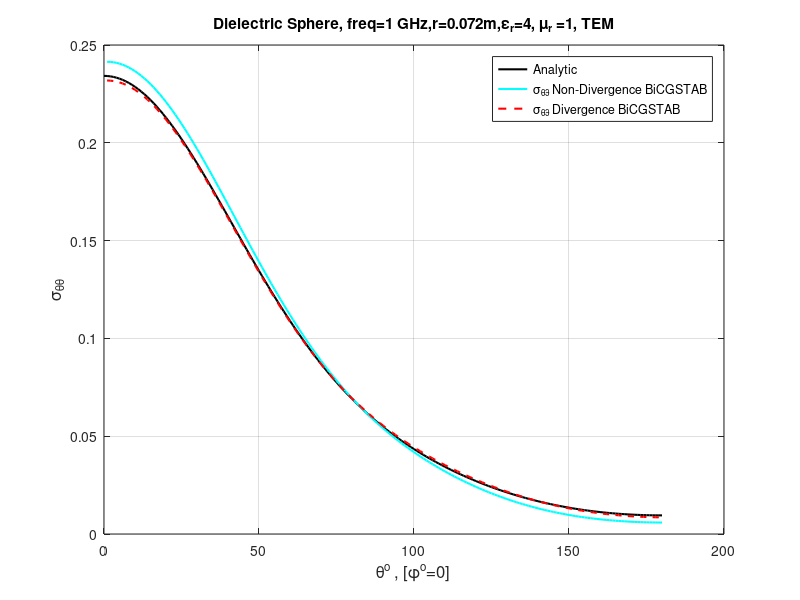

This figure's MATLAB source:
clc; clear all; close all;

figure(1);

ydata=[ 0.234213  0.234156  0.233986  0.233702  0.233306  0.232799  0.232180  0.231452  0.230615  0.229671  0.228622  0.227470  0.226216  0.224863  0.223414  0.221871  0.220236  0.218513  0.216705  0.214814  0.212843  0.210797  0.208678  0.206491  0.204238  0.201922  0.199549  0.197121  0.194643  0.192117  0.189548  0.186939  0.184295  0.181618  0.178914  0.176184  0.173433  0.170665  0.167882  0.165089  0.162289  0.159484  0.156679  0.153875  0.151077  0.148287  0.145507  0.142741  0.139990  0.137258  0.134546  0.131857  0.129193  0.126555  0.123946  0.121367  0.118819  0.116304  0.113823  0.111378  0.108968  0.106597  0.104263  0.101968  0.099712  0.097496  0.095320  0.093185  0.091091  0.089037  0.087023  0.085051  0.083119  0.081227  0.079375  0.077563  0.075790  0.074056  0.072360  0.070702  0.069082  0.067498  0.065949  0.064437  0.062958  0.061514  0.060103  0.058724  0.057377  0.056061  0.054775  0.053518  0.052291  0.051091  0.049919  0.048773  0.047653  0.046558  0.045488  0.044442  0.043419  0.042418  0.041440  0.040483  0.039547  0.038632  0.037736  0.036860  0.036003  0.035164  0.034344  0.033541  0.032755  0.031987  0.031235  0.030499  0.029780  0.029076  0.028387  0.027714  0.027056  0.026412  0.025783  0.025169  0.024568  0.023982  0.023409  0.022850  0.022304  0.021772  0.021253  0.020747  0.020254  0.019774  0.019306  0.018851  0.018409  0.017979  0.017561  0.017155  0.016761  0.016379  0.016009  0.015650  0.015303  0.014967  0.014643  0.014330  0.014027  0.013736  0.013456  0.013186  0.012927  0.012678  0.012440  0.012212  0.011993  0.011785  0.011587  0.011399  0.011220  0.011050  0.010890  0.010740  0.010598  0.010466  0.010343  0.010228  0.010123  0.010026  0.009938  0.009858  0.009787  0.009725  0.009671  0.009625  0.009588  0.009559  0.009538  0.009526  0.009525 ];
xdata=[ 0.000057  1.000000  2.000000  3.000000  4.000000  5.000000  6.000000  7.000000  8.000000  9.000000  10.000000  11.000000  12.000000  13.000000  14.000000  15.000000  16.000000  17.000000  18.000000  19.000000  20.000000  21.000000  22.000000  23.000000  24.000000  25.000000  26.000000  27.000000  28.000000  29.000000  30.000000  31.000000  32.000000  33.000000  34.000000  35.000000  36.000000  37.000000  38.000000  39.000000  40.000000  41.000000  42.000000  43.000000  44.000000  45.000000  46.000000  47.000000  48.000000  49.000000  50.000000  51.000000  52.000000  53.000000  54.000000  55.000000  56.000000  57.000000  58.000000  59.000000  60.000000  61.000000  62.000000  63.000000  64.000000  65.000000  66.000000  67.000000  68.000000  69.000000  70.000000  71.000000  72.000000  73.000000  74.000000  75.000000  76.000000  77.000000  78.000000  79.000000  80.000000  81.000000  82.000000  83.000000  84.000000  85.000000  86.000000  87.000000  88.000000  89.000000  90.000000  91.000000  92.000000  93.000000  94.000000  95.000000  96.000000  97.000000  98.000000  99.000000  100.000000  101.000000  102.000000  103.000000  104.000000  105.000000  106.000000  107.000000  108.000000  109.000000  110.000000  111.000000  112.000000  113.000000  114.000000  115.000000  116.000000  117.000000  118.000000  119.000000  120.000000  121.000000  122.000000  123.000000  124.000000  125.000000  126.000000  127.000000  128.000000  129.000000  130.000000  131.000000  132.000000  133.000000  134.000000  135.000000  136.000000  137.000000  138.000000  139.000000  140.000000  141.000000  142.000000  143.000000  144.000000  145.000000  146.000000  147.000000  148.000000  149.000000  150.000000  151.000000  152.000000  153.000000  154.000000  155.000000  156.000000  157.000000  158.000000  159.000000  160.000000  161.000000  162.000000  163.000000  164.000000  165.000000  166.000000  167.000000  168.000000  169.000000  170.000000  171.000000  172.000000  173.000000  174.000000  175.000000  176.000000  177.000000  178.000000  179.000000  179.999943 ];

H = zeros(3,1);

H(1) = plot(xdata,ydata,'k-','linewidth',1.5,'DisplayName','Analytic'); 
hold on; grid on;
xlabel('\theta^o , [\phi^o=0]','FontSize',12);
ylabel('\sigma_{\theta\theta}','FontSize',12);
title('Dielectric Sphere, freq=1 GHz,r=0.072m,\epsilon_{r}=4, \mu_{r} =1, TEM');

% Divergence Not Enforced with BiGCSTAB for TEM

stt1 = [ 
 1  0.24142505E+00
    2  0.24136570E+00
    3  0.24118663E+00
    4  0.24088661E+00
    5  0.24046744E+00
    6  0.23992911E+00
    7  0.23927376E+00
    8  0.23850232E+00
    9  0.23761514E+00
   10  0.23661564E+00
   11  0.23550436E+00
   12  0.23428299E+00
   13  0.23295566E+00
   14  0.23152243E+00
   15  0.22998811E+00
   16  0.22835347E+00
   17  0.22662327E+00
   18  0.22479822E+00
   19  0.22288457E+00
   20  0.22088344E+00
   21  0.21879900E+00
   22  0.21663551E+00
   23  0.21439476E+00
   24  0.21208091E+00
   25  0.20969906E+00
   26  0.20725250E+00
   27  0.20474476E+00
   28  0.20217997E+00
   29  0.19956216E+00
   30  0.19689594E+00
   31  0.19418365E+00
   32  0.19143136E+00
   33  0.18864086E+00
   34  0.18581796E+00
   35  0.18296634E+00
   36  0.18008928E+00
   37  0.17719062E+00
   38  0.17427351E+00
   39  0.17134270E+00
   40  0.16840102E+00
   41  0.16545302E+00
   42  0.16250157E+00
   43  0.15955007E+00
   44  0.15660113E+00
   45  0.15365864E+00
   46  0.15072523E+00
   47  0.14780313E+00
   48  0.14489722E+00
   49  0.14200790E+00
   50  0.13913836E+00
   51  0.13629143E+00
   52  0.13346887E+00
   53  0.13067308E+00
   54  0.12790509E+00
   55  0.12516834E+00
   56  0.12246320E+00
   57  0.11979180E+00
   58  0.11715609E+00
   59  0.11455598E+00
   60  0.11199328E+00
   61  0.10946982E+00
   62  0.10698532E+00
   63  0.10454141E+00
   64  0.10213771E+00
   65  0.99776715E-01
   66  0.97456552E-01
   67  0.95179096E-01
   68  0.92944391E-01
   69  0.90751901E-01
   70  0.88602245E-01
   71  0.86495899E-01
   72  0.84431611E-01
   73  0.82410052E-01
   74  0.80430076E-01
   75  0.78492202E-01
   76  0.76595657E-01
   77  0.74740261E-01
   78  0.72925247E-01
   79  0.71149789E-01
   80  0.69413401E-01
   81  0.67716055E-01
   82  0.66056557E-01
   83  0.64434700E-01
   84  0.62848985E-01
   85  0.61298773E-01
   86  0.59783667E-01
   87  0.58303047E-01
   88  0.56855842E-01
   89  0.55441454E-01
   90  0.54059010E-01
   91  0.52707482E-01
   92  0.51386181E-01
   93  0.50094336E-01
   94  0.48831664E-01
   95  0.47597054E-01
   96  0.46389569E-01
   97  0.45208596E-01
   98  0.44054184E-01
   99  0.42924408E-01
  100  0.41819114E-01
  101  0.40738460E-01
  102  0.39680708E-01
  103  0.38645968E-01
  104  0.37633348E-01
  105  0.36642537E-01
  106  0.35672951E-01
  107  0.34723926E-01
  108  0.33795562E-01
  109  0.32886907E-01
  110  0.31997606E-01
  111  0.31127449E-01
  112  0.30276138E-01
  113  0.29443042E-01
  114  0.28628360E-01
  115  0.27831314E-01
  116  0.27051691E-01
  117  0.26289556E-01
  118  0.25544401E-01
  119  0.24816103E-01
  120  0.24104405E-01
  121  0.23409005E-01
  122  0.22730067E-01
  123  0.22067178E-01
  124  0.21420233E-01
  125  0.20789128E-01
  126  0.20173458E-01
  127  0.19573435E-01
  128  0.18988818E-01
  129  0.18419379E-01
  130  0.17865175E-01
  131  0.17325902E-01
  132  0.16801260E-01
  133  0.16291540E-01
  134  0.15796309E-01
  135  0.15315643E-01
  136  0.14849351E-01
  137  0.14397180E-01
  138  0.13959173E-01
  139  0.13534818E-01
  140  0.13124382E-01
  141  0.12727595E-01
  142  0.12343981E-01
  143  0.11973853E-01
  144  0.11616778E-01
  145  0.11272533E-01
  146  0.10941096E-01
  147  0.10622214E-01
  148  0.10315591E-01
  149  0.10021263E-01
  150  0.97387526E-02
  151  0.94680283E-02
  152  0.92089623E-02
  153  0.89611150E-02
  154  0.87244585E-02
  155  0.84986920E-02
  156  0.82836226E-02
  157  0.80790687E-02
  158  0.78848060E-02
  159  0.77008121E-02
  160  0.75265518E-02
  161  0.73619424E-02
  162  0.72069317E-02
  163  0.70610768E-02
  164  0.69243214E-02
  165  0.67966394E-02
  166  0.66776504E-02
  167  0.65672472E-02
  168  0.64651859E-02
  169  0.63714352E-02
  170  0.62858020E-02
  171  0.62081451E-02
  172  0.61384495E-02
  173  0.60763657E-02
  174  0.60220114E-02
  175  0.59751924E-02
  176  0.59358296E-02
  177  0.59039756E-02
  178  0.58793784E-02
  179  0.58621317E-02
  180  0.58522574E-02
  181  0.58494471E-02
  182  0.58539221E-02
  183  0.58657280E-02
  184  0.58847871E-02
  185  0.59111491E-02
  186  0.59449403E-02
  187  0.59860912E-02
  188  0.60347449E-02
  189  0.60908198E-02
  190  0.61547165E-02
  191  0.62262826E-02
  192  0.63057342E-02
  193  0.63931723E-02
  194  0.64886319E-02
  195  0.65924600E-02
  196  0.67046606E-02
  197  0.68254103E-02
  198  0.69549754E-02
  199  0.70933457E-02
  200  0.72409287E-02
  201  0.73976903E-02
  202  0.75639817E-02
  203  0.77398461E-02
  204  0.79256687E-02
  205  0.81214234E-02
  206  0.83275400E-02
  207  0.85441861E-02
  208  0.87714605E-02
  209  0.90095811E-02
  210  0.92588048E-02
  211  0.95193563E-02
  212  0.97913668E-02
  213  0.10075094E-01
  214  0.10370764E-01
  215  0.10678394E-01
  216  0.10998356E-01
  217  0.11330837E-01
  218  0.11675897E-01
  219  0.12033796E-01
  220  0.12404669E-01
  221  0.12788740E-01
  222  0.13186074E-01
  223  0.13597029E-01
  224  0.14021402E-01
  225  0.14459815E-01
  226  0.14911954E-01
  227  0.15378275E-01
  228  0.15858645E-01
  229  0.16353562E-01
  230  0.16862534E-01
  231  0.17386565E-01
  232  0.17924918E-01
  233  0.18478358E-01
  234  0.19046696E-01
  235  0.19629946E-01
  236  0.20228779E-01
  237  0.20842664E-01
  238  0.21472313E-01
  239  0.22117384E-01
  240  0.22778185E-01
  241  0.23455082E-01
  242  0.24148082E-01
  243  0.24857407E-01
  244  0.25583107E-01
  245  0.26325705E-01
  246  0.27085252E-01
  247  0.27861707E-01
  248  0.28655715E-01
  249  0.29467475E-01
  250  0.30297300E-01
  251  0.31145187E-01
  252  0.32011975E-01
  253  0.32897659E-01
  254  0.33802811E-01
  255  0.34727678E-01
  256  0.35672888E-01
  257  0.36638696E-01
  258  0.37625786E-01
  259  0.38634472E-01
  260  0.39665658E-01
  261  0.40719274E-01
  262  0.41796617E-01
  263  0.42897549E-01
  264  0.44023320E-01
  265  0.45174304E-01
  266  0.46351455E-01
  267  0.47554944E-01
  268  0.48785936E-01
  269  0.50045285E-01
  270  0.51333215E-01
  271  0.52650515E-01
  272  0.53998210E-01
  273  0.55377748E-01
  274  0.56788795E-01
  275  0.58232479E-01
  276  0.59709772E-01
  277  0.61221670E-01
  278  0.62768236E-01
  279  0.64351104E-01
  280  0.65970466E-01
  281  0.67626655E-01
  282  0.69321290E-01
  283  0.71054347E-01
  284  0.72827294E-01
  285  0.74639760E-01
  286  0.76492675E-01
  287  0.78387268E-01
  288  0.80322973E-01
  289  0.82300074E-01
  290  0.84319822E-01
  291  0.86382613E-01
  292  0.88487208E-01
  293  0.90634920E-01
  294  0.92826016E-01
  295  0.95059603E-01
  296  0.97335331E-01
  297  0.99653959E-01
  298  0.10201545E+00
  299  0.10441718E+00
  300  0.10686049E+00
  301  0.10934451E+00
  302  0.11186817E+00
  303  0.11442997E+00
  304  0.11702999E+00
  305  0.11966622E+00
  306  0.12233777E+00
  307  0.12504356E+00
  308  0.12778050E+00
  309  0.13054897E+00
  310  0.13334580E+00
  311  0.13617007E+00
  312  0.13901803E+00
  313  0.14188860E+00
  314  0.14477943E+00
  315  0.14768851E+00
  316  0.15061189E+00
  317  0.15354714E+00
  318  0.15649213E+00
  319  0.15944295E+00
  320  0.16239712E+00
  321  0.16535167E+00
  322  0.16830242E+00
  323  0.17124628E+00
  324  0.17418006E+00
  325  0.17709976E+00
  326  0.18000136E+00
  327  0.18288195E+00
  328  0.18573716E+00
  329  0.18856357E+00
  330  0.19135685E+00
  331  0.19411238E+00
  332  0.19682786E+00
  333  0.19949776E+00
  334  0.20211847E+00
  335  0.20468552E+00
  336  0.20719768E+00
  337  0.20964751E+00
  338  0.21203236E+00
  339  0.21434760E+00
  340  0.21659186E+00
  341  0.21875906E+00
  342  0.22084613E+00
  343  0.22284973E+00
  344  0.22476715E+00
  345  0.22659329E+00
  346  0.22832657E+00
  347  0.22996220E+00
  348  0.23149982E+00
  349  0.23293480E+00
  350  0.23426516E+00
  351  0.23548737E+00
  352  0.23660153E+00
  353  0.23760280E+00
  354  0.23849109E+00
  355  0.23926453E+00
  356  0.23992120E+00
  357  0.24046107E+00
  358  0.24088162E+00
  359  0.24118292E+00
  360  0.24136469E+00
]; 


H(2) = plot(stt1(1:180,1),stt1(1:180,2),'c-','linewidth',1.5,...
    'DisplayName', '\sigma_{\theta\theta} Non-Divergence BiCGSTAB'); hold on;


% % Divergence Enforced  with BiCGSTAB for TEM

stt2 = [ 
    1  0.23185949E+00
    2  0.23178674E+00
    3  0.23159927E+00
    4  0.23129568E+00
    5  0.23087686E+00
    6  0.23034491E+00
    7  0.22969979E+00
    8  0.22894315E+00
    9  0.22807617E+00
   10  0.22710061E+00
   11  0.22601831E+00
   12  0.22483055E+00
   13  0.22354165E+00
   14  0.22215097E+00
   15  0.22066486E+00
   16  0.21908219E+00
   17  0.21740782E+00
   18  0.21564484E+00
   19  0.21379504E+00
   20  0.21186410E+00
   21  0.20985335E+00
   22  0.20776655E+00
   23  0.20560804E+00
   24  0.20338200E+00
   25  0.20109013E+00
   26  0.19873802E+00
   27  0.19632882E+00
   28  0.19386569E+00
   29  0.19135502E+00
   30  0.18879880E+00
   31  0.18620063E+00
   32  0.18356502E+00
   33  0.18089619E+00
   34  0.17819792E+00
   35  0.17547318E+00
   36  0.17272694E+00
   37  0.16996193E+00
   38  0.16718321E+00
   39  0.16439354E+00
   40  0.16159609E+00
   41  0.15879485E+00
   42  0.15599258E+00
   43  0.15319335E+00
   44  0.15039940E+00
   45  0.14761485E+00
   46  0.14484094E+00
   47  0.14208150E+00
   48  0.13933939E+00
   49  0.13661721E+00
   50  0.13391601E+00
   51  0.13123940E+00
   52  0.12858847E+00
   53  0.12596624E+00
   54  0.12337333E+00
   55  0.12081254E+00
   56  0.11828454E+00
   57  0.11579040E+00
   58  0.11333366E+00
   59  0.11091317E+00
   60  0.10853034E+00
   61  0.10618675E+00
   62  0.10388275E+00
   63  0.10161866E+00
   64  0.99395670E-01
   65  0.97213432E-01
   66  0.95073380E-01
   67  0.92974596E-01
   68  0.90917006E-01
   69  0.88901341E-01
   70  0.86927481E-01
   71  0.84994718E-01
   72  0.83103262E-01
   73  0.81252381E-01
   74  0.79441972E-01
   75  0.77671699E-01
   76  0.75940520E-01
   77  0.74248411E-01
   78  0.72594449E-01
   79  0.70977986E-01
   80  0.69397695E-01
   81  0.67854583E-01
   82  0.66346452E-01
   83  0.64871825E-01
   84  0.63431501E-01
   85  0.62024426E-01
   86  0.60649347E-01
   87  0.59304919E-01
   88  0.57991445E-01
   89  0.56706637E-01
   90  0.55451013E-01
   91  0.54223321E-01
   92  0.53022601E-01
   93  0.51848572E-01
   94  0.50699588E-01
   95  0.49574975E-01
   96  0.48474915E-01
   97  0.47397505E-01
   98  0.46342999E-01
   99  0.45310378E-01
  100  0.44298746E-01
  101  0.43307848E-01
  102  0.42336654E-01
  103  0.41385137E-01
  104  0.40452138E-01
  105  0.39537724E-01
  106  0.38640957E-01
  107  0.37761554E-01
  108  0.36899302E-01
  109  0.36053170E-01
  110  0.35223611E-01
  111  0.34409557E-01
  112  0.33611033E-01
  113  0.32827813E-01
  114  0.32059304E-01
  115  0.31305406E-01
  116  0.30566126E-01
  117  0.29840585E-01
  118  0.29129228E-01
  119  0.28431535E-01
  120  0.27747458E-01
  121  0.27077036E-01
  122  0.26419805E-01
  123  0.25775524E-01
  124  0.25144821E-01
  125  0.24526924E-01
  126  0.23921775E-01
  127  0.23329344E-01
  128  0.22750169E-01
  129  0.22183284E-01
  130  0.21629129E-01
  131  0.21087611E-01
  132  0.20558389E-01
  133  0.20041781E-01
  134  0.19537739E-01
  135  0.19045942E-01
  136  0.18566303E-01
  137  0.18099112E-01
  138  0.17644072E-01
  139  0.17201381E-01
  140  0.16770395E-01
  141  0.16351817E-01
  142  0.15945049E-01
  143  0.15550265E-01
  144  0.15167469E-01
  145  0.14796311E-01
  146  0.14436928E-01
  147  0.14089195E-01
  148  0.13753111E-01
  149  0.13428302E-01
  150  0.13115025E-01
  151  0.12812979E-01
  152  0.12522181E-01
  153  0.12242591E-01
  154  0.11973837E-01
  155  0.11716131E-01
  156  0.11469069E-01
  157  0.11232668E-01
  158  0.11007017E-01
  159  0.10791727E-01
  160  0.10586782E-01
  161  0.10392320E-01
  162  0.10207728E-01
  163  0.10033299E-01
  164  0.98687299E-02
  165  0.97141415E-02
  166  0.95691746E-02
  167  0.94338860E-02
  168  0.93081445E-02
  169  0.91918362E-02
  170  0.90848822E-02
  171  0.89872470E-02
  172  0.88988487E-02
  173  0.88194944E-02
  174  0.87494366E-02
  175  0.86882943E-02
  176  0.86362371E-02
  177  0.85929716E-02
  178  0.85589066E-02
  179  0.85332599E-02
  180  0.85167568E-02
  181  0.85091703E-02
  182  0.85103288E-02
  183  0.85202781E-02
  184  0.85392930E-02
  185  0.85671376E-02
  186  0.86038364E-02
  187  0.86495187E-02
  188  0.87041771E-02
  189  0.87679448E-02
  190  0.88408161E-02
  191  0.89228880E-02
  192  0.90141781E-02
  193  0.91148028E-02
  194  0.92248032E-02
  195  0.93443524E-02
  196  0.94734747E-02
  197  0.96123721E-02
  198  0.97609255E-02
  199  0.99193864E-02
  200  0.10087946E-01
  201  0.10266619E-01
  202  0.10455526E-01
  203  0.10654726E-01
  204  0.10864442E-01
  205  0.11084742E-01
  206  0.11315690E-01
  207  0.11557462E-01
  208  0.11810217E-01
  209  0.12074056E-01
  210  0.12349017E-01
  211  0.12635208E-01
  212  0.12932658E-01
  213  0.13241756E-01
  214  0.13562265E-01
  215  0.13894612E-01
  216  0.14238779E-01
  217  0.14594636E-01
  218  0.14962508E-01
  219  0.15342298E-01
  220  0.15734151E-01
  221  0.16138418E-01
  222  0.16554747E-01
  223  0.16983340E-01
  224  0.17424408E-01
  225  0.17877771E-01
  226  0.18343760E-01
  227  0.18822104E-01
  228  0.19313032E-01
  229  0.19816590E-01
  230  0.20332672E-01
  231  0.20861579E-01
  232  0.21403342E-01
  233  0.21957880E-01
  234  0.22525210E-01
  235  0.23105387E-01
  236  0.23698764E-01
  237  0.24305195E-01
  238  0.24924537E-01
  239  0.25557227E-01
  240  0.26203271E-01
  241  0.26862646E-01
  242  0.27535543E-01
  243  0.28222101E-01
  244  0.28922427E-01
  245  0.29636925E-01
  246  0.30365195E-01
  247  0.31108066E-01
  248  0.31865239E-01
  249  0.32637659E-01
  250  0.33424877E-01
  251  0.34227118E-01
  252  0.35045583E-01
  253  0.35879496E-01
  254  0.36730167E-01
  255  0.37597481E-01
  256  0.38481589E-01
  257  0.39383266E-01
  258  0.40303171E-01
  259  0.41241627E-01
  260  0.42199168E-01
  261  0.43175895E-01
  262  0.44173148E-01
  263  0.45191120E-01
  264  0.46230569E-01
  265  0.47291998E-01
  266  0.48376299E-01
  267  0.49484253E-01
  268  0.50615802E-01
  269  0.51772848E-01
  270  0.52955631E-01
  271  0.54164898E-01
  272  0.55401701E-01
  273  0.56666497E-01
  274  0.57960134E-01
  275  0.59283614E-01
  276  0.60638826E-01
  277  0.62024150E-01
  278  0.63442193E-01
  279  0.64894028E-01
  280  0.66379927E-01
  281  0.67900240E-01
  282  0.69456547E-01
  283  0.71049042E-01
  284  0.72679006E-01
  285  0.74346632E-01
  286  0.76052882E-01
  287  0.77798247E-01
  288  0.79583213E-01
  289  0.81408568E-01
  290  0.83274648E-01
  291  0.85181572E-01
  292  0.87129958E-01
  293  0.89120157E-01
  294  0.91152184E-01
  295  0.93226068E-01
  296  0.95341504E-01
  297  0.97499169E-01
  298  0.99697709E-01
  299  0.10193813E+00
  300  0.10421873E+00
  301  0.10653947E+00
  302  0.10890030E+00
  303  0.11129960E+00
  304  0.11373637E+00
  305  0.11621067E+00
  306  0.11871978E+00
  307  0.12126347E+00
  308  0.12384035E+00
  309  0.12644801E+00
  310  0.12908506E+00
  311  0.13174970E+00
  312  0.13444050E+00
  313  0.13715433E+00
  314  0.13988909E+00
  315  0.14264259E+00
  316  0.14541270E+00
  317  0.14819652E+00
  318  0.15099096E+00
  319  0.15379275E+00
  320  0.15659952E+00
  321  0.15940751E+00
  322  0.16221452E+00
  323  0.16501603E+00
  324  0.16780917E+00
  325  0.17059000E+00
  326  0.17335594E+00
  327  0.17610179E+00
  328  0.17882442E+00
  329  0.18152064E+00
  330  0.18418567E+00
  331  0.18681586E+00
  332  0.18940753E+00
  333  0.19195662E+00
  334  0.19445997E+00
  335  0.19691242E+00
  336  0.19931112E+00
  337  0.20165098E+00
  338  0.20392868E+00
  339  0.20614097E+00
  340  0.20828332E+00
  341  0.21035311E+00
  342  0.21234602E+00
  343  0.21425788E+00
  344  0.21608734E+00
  345  0.21782999E+00
  346  0.21948285E+00
  347  0.22104238E+00
  348  0.22250615E+00
  349  0.22387272E+00
  350  0.22513713E+00
  351  0.22629800E+00
  352  0.22735417E+00
  353  0.22830312E+00
  354  0.22914374E+00
  355  0.22987260E+00
  356  0.23048870E+00
  357  0.23099332E+00
  358  0.23138207E+00
  359  0.23165730E+00
  360  0.23181669E+00
 ]; 

H(3) = plot(stt2(1:180,1),stt2(1:180,2),'r--',...
    'linewidth',1.5,'DisplayName', '\sigma_{\theta\theta} Divergence BiCGSTAB'); 

legend( H );

% Relative Error

relError_0 = ( sum(ydata) - sum( stt1(1:181,2) ) ) / sum(ydata);

relError_1 = ( sum(ydata) - sum( stt2(1:181,2) ) ) / sum(ydata);

rms_error_0 = (1/181)*sum(sqrt((ydata(1:181) - stt1(1:181,2).').^2));

rms_error_1 = (1/181)*sum(sqrt((ydata(1:181) - stt2(1:181,2).').^2));
